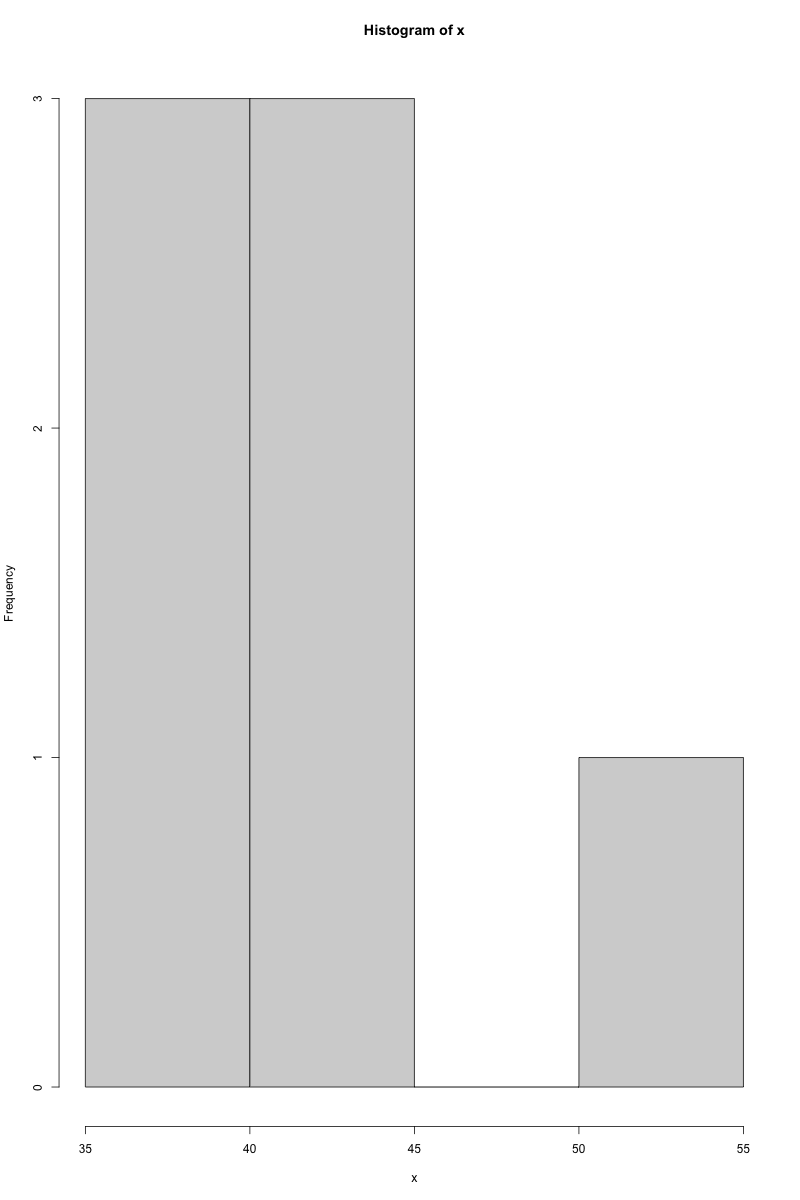

Generate this figure with R:
install.packages ("moments")
library (moments)
x <- c(35, 37, 40, 41, 42, 43, 55)
print(skewness(x))
hist(x)
